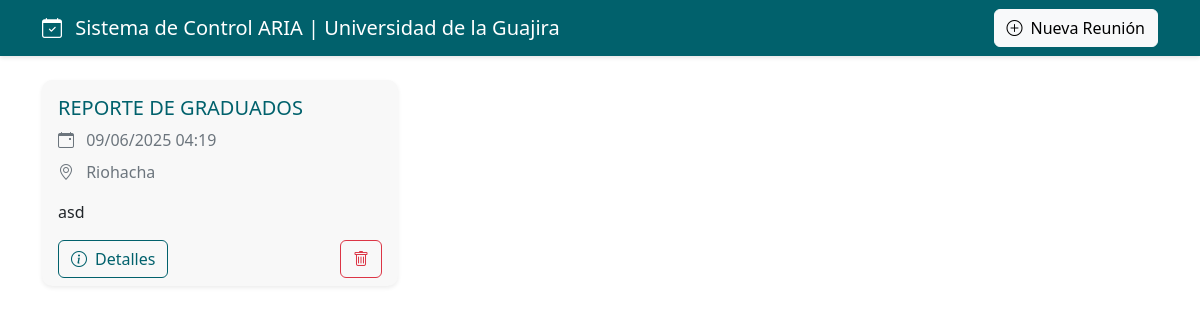
Before: / with the older database file.
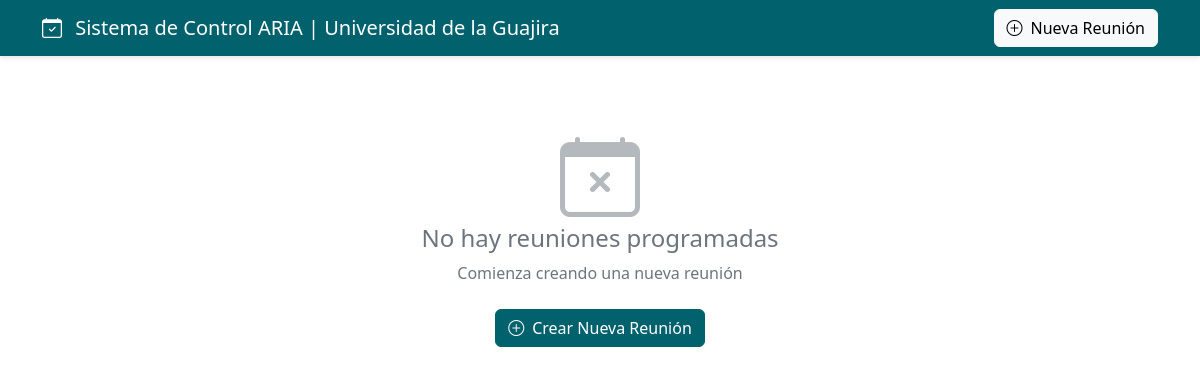
After: the same page with the newer database file.
### aria/models.py (models this page shows, shortened)
class Reunion(models.Model):
    titulo = models.CharField(max_length=200)
    descripcion = models.TextField()
    fecha = models.DateTimeField(auto_now_add=True)
    sede = models.ForeignKey(Sede, on_delete=models.CASCADE)

class Sede(models.Model):
    nombre_sede = models.CharField(max_length=65)
    def __str__(self):
        return f'{self.nombre_sede}'

### aria/views.py (the view)
# urls.py: path('', views.listaReuniones, name='lista_reuniones'),
def listaReuniones(request):
    reuniones = Reunion.objects.all().order_by('-fecha')
    return render(request, 'aria/reuniones.html', {
        'reuniones': reuniones
    })

### aria/templates/aria/reuniones.html (shortened to what this page needs)
{% extends 'aria/includes/base.html' %}
{% load static %}
{% block content %}
<main class="container pb-5">
    {% if reuniones %}
    <div class="row row-cols-1 row-cols-md-2 row-cols-lg-3 g-4">
        {% for reunion in reuniones %}
        <div class="col">
            <div class="card h-100 shadow-sm">
                <div class="card-body">
                    <h5 class="card-title text-primary">{{ reunion.titulo }}</h5>
                    <p class="card-text text-muted mb-2">
                        <i class="bi bi-calendar-event me-2"></i>
                        {{ reunion.fecha|date:"d/m/Y H:i" }}
                    </p>
                    <p class="card-text text-muted mb-3">
                        <i class="bi bi-geo-alt me-2"></i>
                        {{ reunion.sede }}
                    </p>
                    <p class="card-text">{{ reunion.descripcion|truncatechars:100 }}</p>
                </div>
                <div class="card-footer bg-transparent border-0 pt-0">
                    <div class="d-flex justify-content-between">
                        <a href="{% url 'reunion_creada' reunion.id %}" class="btn btn-outline-primary">
                            <i class="bi bi-info-circle me-2"></i>Detalles
                        </a>
                        <form method="POST" action="{% url 'eliminar_reunion' reunion.id %}" class="d-inline" id="form-eliminar-{{ reunion.id }}">
                            <button type="button" class="btn btn-outline-danger btn-eliminarReunion" data-reunion-id="{{ reunion.id }}">
                                <i class="bi bi-trash"></i>
                            </button>
                        </form>
                    </div>
                </div>
            </div>
        </div>
        {% endfor %}
    </div>
    {% else %}
    <div class="text-center py-5">
        <i class="bi bi-calendar-x display-1 text-muted mb-3"></i>
        <h4 class="text-muted">No hay reuniones programadas</h4>
        <p class="text-muted mb-4">Comienza creando una nueva reunión</p>
        <a href="{% url 'crear_reunion' %}" class="btn btn-primary">
            <i class="bi bi-plus-circle me-2"></i>Crear Nueva Reunión
        </a>
    </div>
    {% endif %}
</main>
{% endblock content %}

### aria/templates/aria/includes/base.html (shortened to what this page needs)
{% load static %}
<!DOCTYPE html>
<html lang="es">
<head>
    <link href="https://cdn.jsdelivr.net/npm/bootstrap@5.3.0/dist/css/bootstrap.min.css" rel="stylesheet">
    <link rel="stylesheet" href="https://cdn.jsdelivr.net/npm/bootstrap-icons@1.11.3/font/bootstrap-icons.min.css">
    <link rel="stylesheet" href="{% static 'css/global.css' %}">
</head>
<body>
    {% include 'aria/layouts/header.html' %}
    {% block content %}
    {% endblock %}
</body>
</html>

### aria/templates/aria/layouts/header.html (shortened to what this page needs)
{% load static %}
<header>
    <nav class="navbar navbar-expand-lg navbar-dark bg-primary mb-4">
        <div class="container">
            <a class="navbar-brand" href="{% url 'lista_reuniones' %}">
                <i class="bi bi-calendar-check me-2"></i>
                Sistema de Control ARIA | Universidad de la Guajira
            </a>
            <div class="collapse navbar-collapse justify-content-end" id="navbarNav">
                <div class="navbar-nav">
                    <a href="{% url 'crear_reunion' %}" class="btn btn-light">
                        <i class="bi bi-plus-circle me-2"></i>Nueva Reunión
                    </a>
                </div>
            </div>
        </div>
    </nav>
</header>

### aria/static/css/global.css (style rules this page uses)
:root { --color-primary: #01616C; --color-primary-dark: #054F59; --color-primary-light: #29B1CC; --color-background: #FFF; --color-card-bg: #F8F8F8; --color-text: #212529; --color-text-muted: #6c757d; --color-text-light: #ffffff; --color-success: #198754; --color-danger: #dc3545; --color-warning: #ffc107; --color-info: #0dcaf0; }
body { background-color: var(--color-background); color: var(--color-text); }
.navbar { box-shadow: 0 2px 4px rgba(0,0,0,.1); }
.navbar.bg-primary { background-color: var(--color-primary) !important; }
.btn-primary { background-color: var(--color-primary); border-color: var(--color-primary); }
.text-muted { color: var(--color-text-muted) !important; }
.display-1.text-muted { opacity: 0.5; }

Changed rows visible on the page:
removed Reunion: titulo "REPORTE DE GRADUADOS", fecha "09/06/2025 04:19", sede "Riohacha", descripcion "asd"
Other visible differences:
text now shown: "No hay reuniones programadas Comienza creando una nueva reunión Crear Nueva Reunión"
